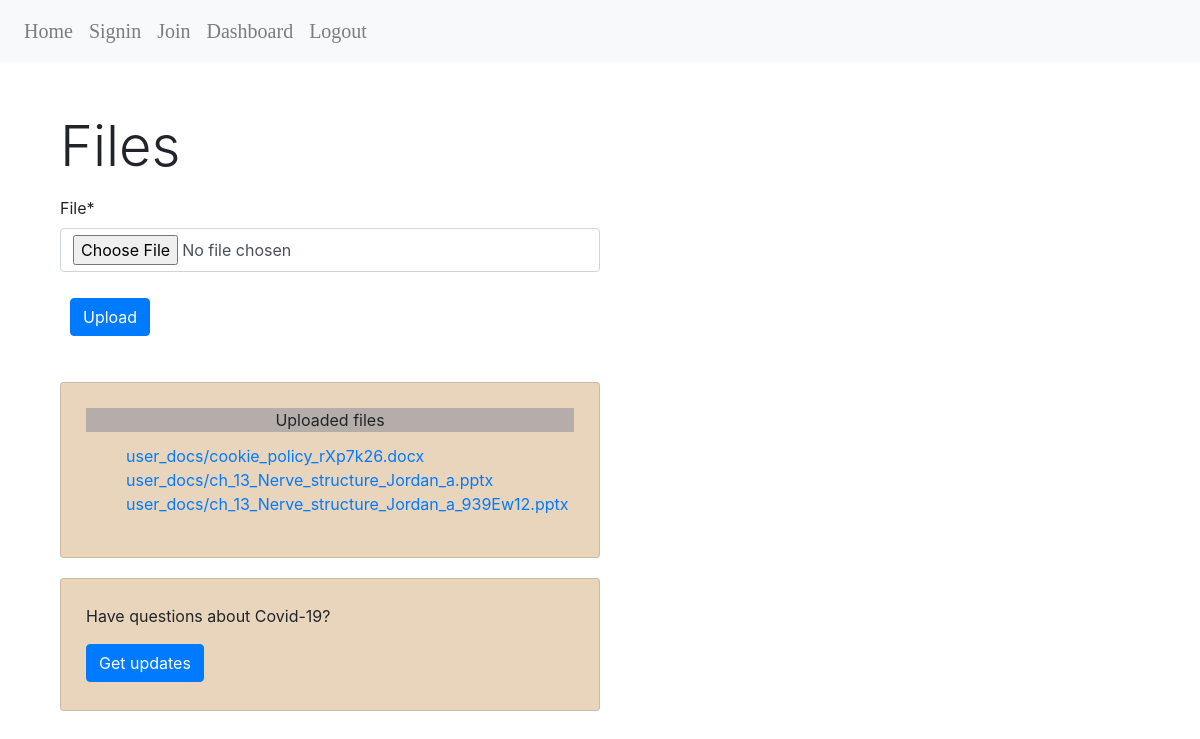
/file_upload/1 (signed in), run on the app's committed database.
### orgHaccounts/models.py (models this page shows)
class FileUpload(models.Model):
    file= models.FileField(upload_to="user_docs", null=True, blank=True)
    user= models.ForeignKey(User, related_name="fileUploads", on_delete=models.CASCADE)
    created_at= models.DateTimeField(auto_now=True)
    updated_at= models.DateTimeField(auto_now_add=True)

### orgHaccounts/views.py (the view, shortened to what this page needs)
# urls.py: path('file_upload/<int:user_id>', views.file_upload),
def file_upload(request, user_id):
    if request.method == 'GET':
        user= request.user
        form  = FileUploadForm()
        context = {
            'form': form,
            'user': user,
            }
        return render (request, 'dashboard/files.html', context)

### orgHaccounts/forms.py
class FileUploadForm(forms.ModelForm):
    file = forms.FileField(label= 'File', widget=forms.FileInput(attrs={'class': 'form-control col-lg-6', 'type':'file',}),)
    class Meta:
        model= FileUpload
        fields=['file']

### orgHaccounts/templates/dashboard/files.html (shortened to what this page needs)
{% extends "base.html" %}
{% load crispy_forms_tags %}
{% block content%}
<div class="container" id="wrapper">
    <div class="row">
        <div class="col">
        </div>
    </div>
    <div class="row">
        <div class="col">
            <p class="display-4"> Files </p>
            <form class="FileUploadForm" enctype="multipart/form-data" method="POST">
                {{ form|crispy }}
                <div class="row">
                    <div class="col">
                        <div class="form-group">
                            <button class="btn btn-primary" type="submit"> Upload </button>
                        </div>
                    </div>
                </div>
            </form>
        </div>
    </div>
    <div class="row">
        <div class="col">
            <div class="card" style="width: 50%;">
                <div class="card-body">
                {% if user.fileUploads %}
                    <p class="card-title"> Uploaded files </p>
                    <div class="scrollable">
                        <ul>
                            {% for fileUpload in user.fileUploads.all %}
                                <li>
                                    <a href="{{ fileUpload.file.url }}" target="_blank">
                                        <span>{{ fileUpload.file }}</span>
                                    </a>
                                </li>
                                {% endfor %}
                        </ul>
                    </div>
                {% endif %}
                </div>
            </div>
        </div>
    </div>
    <div class="row">
        <div class="col">
            <div class="card" style="width: 50%;">
                <div class="card-body">
                    <p class="card-text"> Have questions about Covid-19? </p>
                    <a href="/feed" class="btn btn-primary"> Get updates </a>
                </div>
            </div>
        </div>
    </div>
</div>
{% endblock %}

### orgHaccounts/static/styles.css (style rules this page uses)
h1, h2, h3, a, h6 { text-align: center; }
.container { display: block; margin:auto; padding:20px; }
ul { list-style-type: none; }
.scrollable { max-height: 300px; overflow-y: auto; }
.card { display:block; padding:5px; background-color: rgb(233, 213, 188); }
.row { padding: 10px; }
.card-body a, .card-title p, .card-text a, .card .btn { margin-bottom: 3px; text-align: center; align-content: center; }
.card-title { background-color : rgba(170, 165, 165, 0.815); text-align: center; }

### data on the page
FileUpload: file "user_docs/cookie_policy_rXp7k26.docx"
FileUpload: file "user_docs/ch_13_Nerve_structure_Jordan_a.pptx"
FileUpload: file "user_docs/ch_13_Nerve_structure_Jordan_a_939Ew12.pptx"
